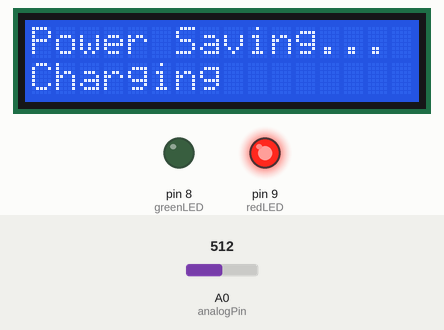
This sketch was run on a simulated Arduino Uno, built with avr-gcc and run on an emulated ATmega328P. Parts: 16×2 character LCD, output pins drawn as LEDs (lit = HIGH). The test bench sets the inputs (shaded band); at power-on: A0 (analogPin) = 512.

Above: at 1.2 s.
1.3 s: A0 (analogPin) set to 884
2.8 s: A0 (analogPin) set to 907
At 3.1 s:
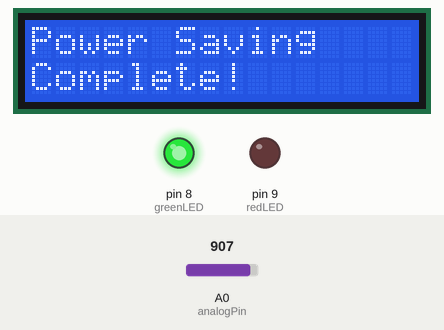
4.3 s: A0 (analogPin) set to 890
At 5.1 s:
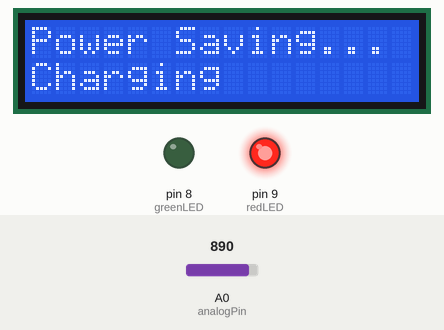
5.8 s: A0 (analogPin) set to 900
At 7.1 s:
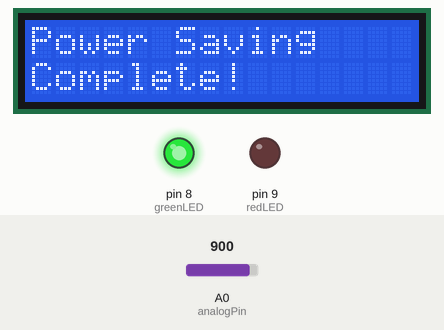
Timing chart, 0 to 8.3 s (numbered marks = the images above; inputs shaded):
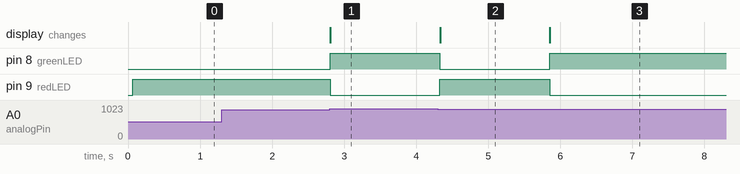

Measured:
- the behaviour switches between 899 and 900 on A0 (analogPin) (found by bisection; images 0 and 1)
- after the input at 1.3 s, every drawn part: stays the same
- after the input at 2.8 s, pin 8 (greenLED): LOW → HIGH at once; pin 9 (redLED): HIGH → LOW at once; the display: changes at once (image 1)
- after the input at 4.3 s, pin 8 (greenLED): HIGH → LOW at once; pin 9 (redLED): LOW → HIGH at once; the display: changes at once (image 2)
- after the input at 5.8 s, pin 8 (greenLED): LOW → HIGH after 0.05 s; pin 9 (redLED): HIGH → LOW after 0.05 s; the display: changes after 0.06 s (image 3)

The sketch:

Energy_aware_code_demo.ino
```cpp
#include <LiquidCrystal.h>

LiquidCrystal lcd(12, 11, 5, 4, 3, 2);
const int analogPin = A0;
const int greenLED = 8;
const int redLED = 9;
const int FULL_THRESHOLD = 900;

void setup() {
  pinMode(greenLED, OUTPUT);
  pinMode(redLED, OUTPUT);
  lcd.begin(16, 2);
  lcd.print("Power Saving...");
}

void loop() {
  int sensorValue = analogRead(analogPin);

  if (sensorValue < FULL_THRESHOLD) {
    digitalWrite(redLED, HIGH);
    digitalWrite(greenLED, LOW);
    lcd.setCursor(0, 0);
    lcd.print("Power Saving... ");
    lcd.setCursor(0, 1);
    lcd.print("Charging        ");
  } else {
    digitalWrite(redLED, LOW);
    digitalWrite(greenLED, HIGH);
    lcd.setCursor(0, 0);
    lcd.print("Power Saving    ");
    lcd.setCursor(0, 1);
    lcd.print("Complete!       ");
  }

  delay(300);
}
 
```
